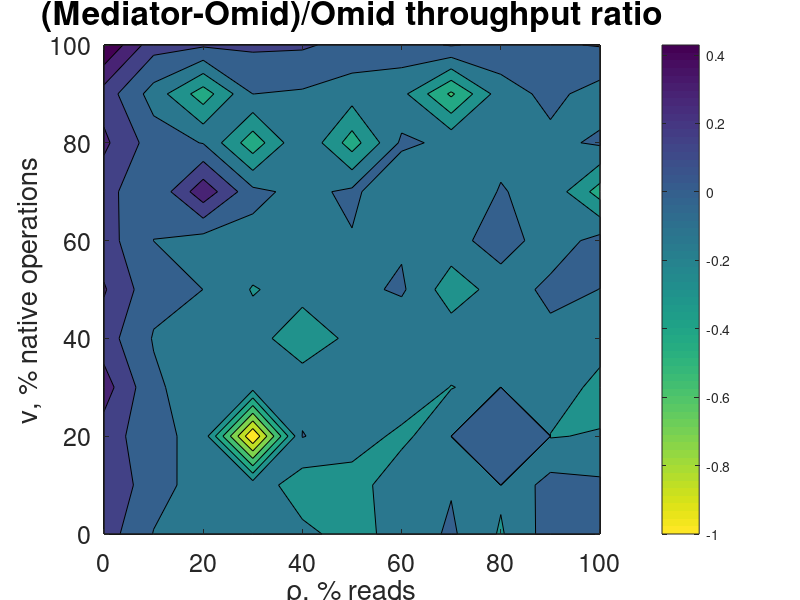

Write MATLAB code to recreate this figure.
%mediator = load('mediator_throughput_native_read_u1.txt');
%omid = load('omid_throughput_native_read_u1.txt');
mediator = load('mediator_throughput_native_read_u4.txt');
omid = load('omid_throughput_native_read_u4.txt');

% colormap(gray);

%diff = log2(mediator ./ omid);
diff = (mediator - omid) ./ omid;
[X, Y] = meshgrid(0:10:100, 0:10:100);
maxd = max(max(diff));
find = min(min(diff));
%c = mediator;
%for i = 1:1:11
%for j = 1:1:11
%if (diff(i,j) < 0)
%     c(i,j) = - diff(i,j)/mind;
%else 
%     c(i,j) = diff(i,j)/maxd;
%end;
%end;
%end;

%contourf(X, Y, diff, c);
contourf(X, Y, diff);
%colormap autumn;
colorbar;%('YTickLabel', {'-1', '-0.8', '-0.6', '-0.4', '-0.2', '0', '1', '2', '3', '4', '5'});

xlabel('\rho, % reads');
h = get(gca, 'xlabel');
set(h, 'FontSize', 20);

ylabel('\nu, % native operations');
h = get(gca, 'ylabel');
set(h, 'FontSize', 20);

set(gca, 'xtick', [0:20:100]);
set(gca, 'ytick', [0:20:100]);
%axis([0 100 0 100 -.5e+5 1e+5]);
axis([0 100 0 100]);

set(gca, 'FontSize', 18);
%zlabel('Throughput gap (ops)');
%h = get(gca, 'zlabel');
%set(h, 'FontSize', 16);

title('(Mediator-Omid)/Omid throughput ratio');
h = get(gca, 'title');
set(h, 'FontSize', 24);

hold on;

%text(22, 24, 'Omid dominates', 'FontSize', 24', 'Color', 'white');
%text(30, 50, 'Mediator dominates', 'FontSize', 24', 'Color', 'white');

% Flip the colors in the colormap
colormap(flipud(colormap))

%curve_u1 = load('equilibrium_u1.txt');
%curve_u4 = load('equilibrium_u4.txt');
%plot(curve_u4(:,1), curve_u4(:,2), 's-', 'LineWidth', 4, 'MarkerSize', 10, 'Color', 'black', 'MarkerFaceColor', [0,0,0], 'MarkerEdgeColor', [0,0,0]);

print -depsc mesh_color_u4.eps
